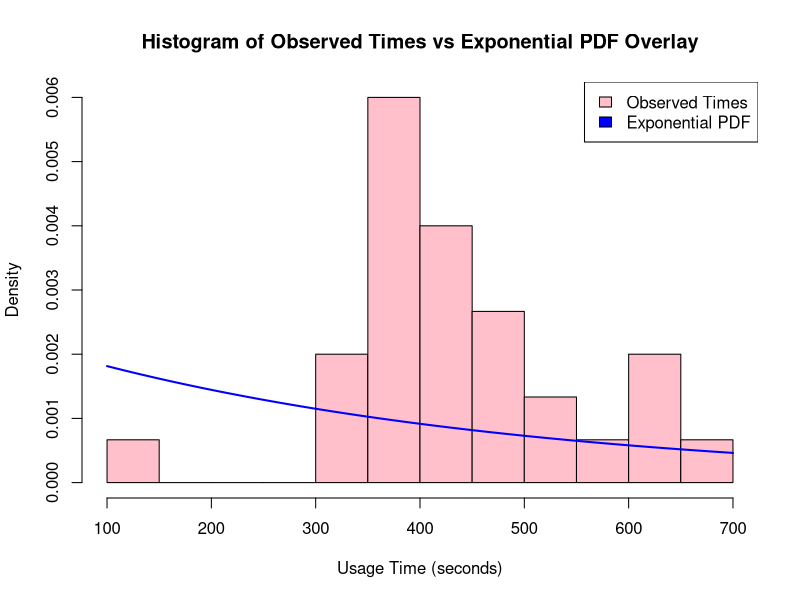

Here is the R script that generated this plot:
## ---- chunk 1
knitr::opts_chunk$set(echo = TRUE)
## ---- chunk 2
usage_times_seconds <- c(384, 398, 352, 393, 426, 632, 608, 536, 663, 340,
                           103, 310, 388, 468, 386, 495, 357, 397, 622, 424,
                           576, 490, 370, 466, 334, 428, 418, 447, 434, 519)

mean_usage_time_seconds <- mean(usage_times_seconds)
mean_usage_time_minutes <- floor(mean_usage_time_seconds/60)
mean_usage_time_remaining_seconds <- mean_usage_time_seconds%%60
usage_time_limit <- 6 * 60
lambda <- 1 / mean_usage_time_seconds
prob_under_6_minutes <- 1 - exp(-lambda * usage_time_limit)
cat(sprintf("The mean usage time is %d minutes and %0.2f seconds.", mean_usage_time_minutes, mean_usage_time_remaining_seconds))
cat(sprintf("\nThe calculated lambda (rate parameter) is %0.4f.", lambda))
cat(sprintf("\nThe probability of usage time being under 6 minutes is %0.4f.", prob_under_6_minutes))
## ---- chunk 3
usage_times_seconds <- c(384, 398, 352, 393, 426, 632, 608, 536, 663, 340,
                         103, 310, 388, 468, 386, 495, 357, 397, 622, 424,
                         576, 490, 370, 466, 334, 428, 418, 447, 434, 519)

##Calculate the rate parameter lambda (1 / mean)
lambda <- 1 / mean(usage_times_seconds)

hist(usage_times_seconds,
     breaks = 10,
     probability = TRUE,
     col = "Pink",
     main = "Histogram of Observed Times vs Exponential PDF Overlay",
     xlab = "Usage Time (seconds)",
     ylab = "Density")
curve(dexp(x, rate = lambda),
      col = "blue",
      lwd = 2,
      add = TRUE)

legend("topright", legend = c("Observed Times", "Exponential PDF"),
       col = c("pink", "blue"),
       fill = c("pink", "blue"),
       border = "black")
